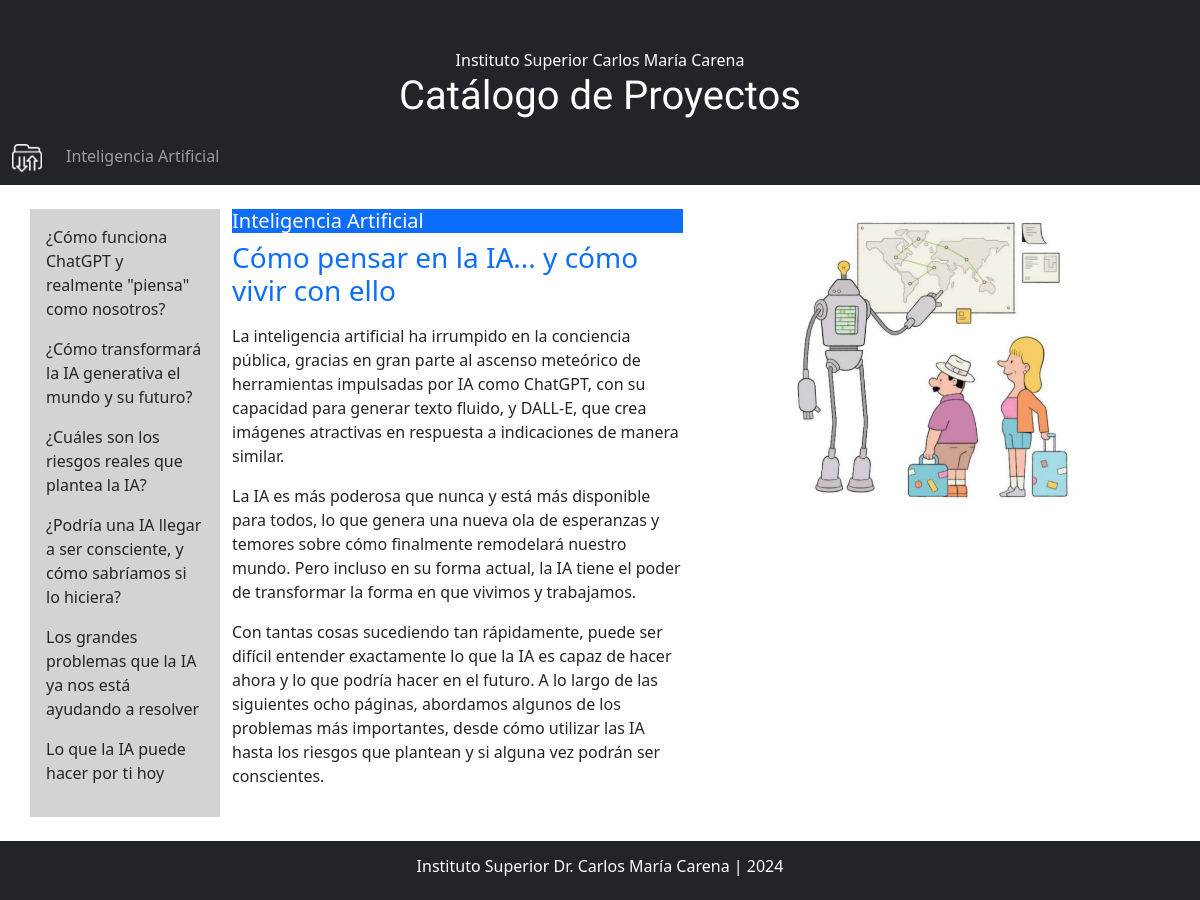
/ia/proyecto/1, run on the app's committed database.
### FeriaCiencias/models.py (models this page shows, shortened)
class Proyecto(models.Model):
    id = models.IntegerField(primary_key=True)
    nombre = models.CharField(max_length=50)
    titulo = models.CharField(max_length=100)
    descripcion = models.TextField()
    imagen = models.CharField(max_length=100)
    link = models.CharField(max_length=100, default='', null=True)

class Seccion(models.Model):
    id = models.IntegerField(primary_key=True)
    titulo = models.CharField(max_length=100)
    descripcion = models.TextField()
    imagen = models.CharField(max_length=100)
    idProyecto = models.ForeignKey(Proyecto, on_delete=models.PROTECT)
    link = models.CharField(max_length=100, default='', null=True)

### FeriaCiencias/views.py (the view)
# urls.py: path('ia/proyecto/<int:pk>', views.proyecto, name='proyecto'),
def proyecto(request, pk):
    proyectos = Proyecto.objects.all()
    proyecto = Proyecto.objects.get(id=pk)
    secciones = Seccion.objects.filter(idProyecto__nombre__icontains=proyecto.nombre)
    context = {"proyecto": proyecto, "proyectos": proyectos, "secciones": secciones}
    return render(request, "ia/proyecto.html", context)

### Carena/templates/IA/proyecto.html (shortened to what this page needs)
{% extends "base.html" %}
{% load static %}
{% block content %}
    <div id="contenido" class="container">
        <div class="row">
            <div class="d-none d-lg-block col-lg-2 p-3" style="background-color: lightgray">
                {% for s in secciones %}
                    <p><a class="text-decoration-none text-dark" href="{{ s.link }}/{{ s.id }}">{{ s.titulo }}</a></p>
                {%  endfor %}
            </div>
            <div class="col-md-5">
                <h5 class="bg-primary"><a class="text-white text-decoration-none" href="{{ proyecto.link }}/{{ proyecto.id }}">{{ proyecto.nombre }}</a></h5>
                <h3 class="text-primary pb-2">{{ proyecto.titulo }}</h3>
                {{ proyecto.descripcion|safe }}
            </div>
            <div class="col-md-5" id="imagen"
                 style="background-image: url('{% static proyecto.imagen %}');
                         background-position: center;
                         height: 300px;
                         background-size: contain;
                         background-repeat: no-repeat">
            </div>
        </div>
    </div>
{% endblock %}

### Carena/templates/base.html (shortened to what this page needs)
{% load static %}
<!DOCTYPE html>
<html lang="en">
<head>
    {% load bootstrap5 %}
    {% bootstrap_css %}
    <link rel="stylesheet" href="{% static 'estilos.css' %}">
</head>
<body>
    <div class="d-flex flex-column min-vh-100">
        <header class="container-fluid bg-dark text-white text-center" style="padding-top: 3rem;">
            <p style="margin-bottom: 0;">Instituto Superior Carlos María Carena</p>
            <h1 class="anton-sc-regular">Catálogo de Proyectos</h1>
        </header>
        <nav class="navbar navbar-expand-sm bg-dark navbar-dark sticky-top mb-4">
            <div class="container-fluid">
                <a class="navbar-brand" href="/index">
                    <img src="{% static '/img/LogoCarpeta.png' %}" style="width: 30px;")>
                </a>
                <div class="collapse navbar-collapse" id="collapsibleNavbar">
                    <ul class="navbar-nav">
                        {% for p in proyectos %}
                        <li class="nav-item">
                            <a class="nav-link" href="{{ p.link }}/{{ p.id }}">{{ p.nombre }}</a>
                        </li>
                        {% endfor %}
                    </ul>
                </div>
            </div>
        </nav>
        <main class="flex-fill">
            {% block content %}
            {% endblock %}
        </main>
        <footer class="container-fluid bg-dark text-center p-3 text-white mt-4">
            <h6>Instituto Superior Dr. Carlos María Carena | 2024</h6>
        </footer>
    </div>
</body>
</html>

### Carena/static/estilos.css (style rules this page uses)
body { margin: 0; padding: 0; min-height: 100vh; box-sizing: border-box; }

### Carena/templates/base.html (style rules this page uses)
.anton-sc-regular { font-family: "Anton SC", sans-serif; font-weight: 400; font-style: normal; }

### data on the page
Proyecto: nombre "Inteligencia Artificial", titulo "Cómo pensar en la IA... y cómo vivir con ello", descripcion "La inteligencia artificial ha irrumpido en la conciencia pública, gracias en gran parte al ascenso meteórico de herramientas impulsadas por IA como ChatGPT, con su capacidad para generar texto fluido, y DALL-E, que crea imágenes atractivas en respuesta a indicaciones de manera similar. La IA es más poderosa que nunca y está más disponible para todos, lo que genera una nueva ola de esperanzas y temores sobre cómo finalmente remodelará nuestro mundo. Pero incluso en su forma actual, la IA tiene el poder de transformar la forma en que vivimos y trabajamos. Con tantas cosas sucediendo tan rápidamente, puede ser difícil entender exactamente lo que la IA es capaz de hacer ahora y lo que podría…", imagen (picture)
Seccion: titulo "¿Cómo funciona ChatGPT y realmente \"piensa\" como nosotros?"
Seccion: titulo "¿Cómo transformará la IA generativa el mundo y su futuro?"
Seccion: titulo "¿Cuáles son los riesgos reales que plantea la IA?"
Seccion: titulo "¿Podría una IA llegar a ser consciente, y cómo sabríamos si lo hiciera?"
Seccion: titulo "Los grandes problemas que la IA ya nos está ayudando a resolver"
Seccion: titulo "Lo que la IA puede hacer por ti hoy"
